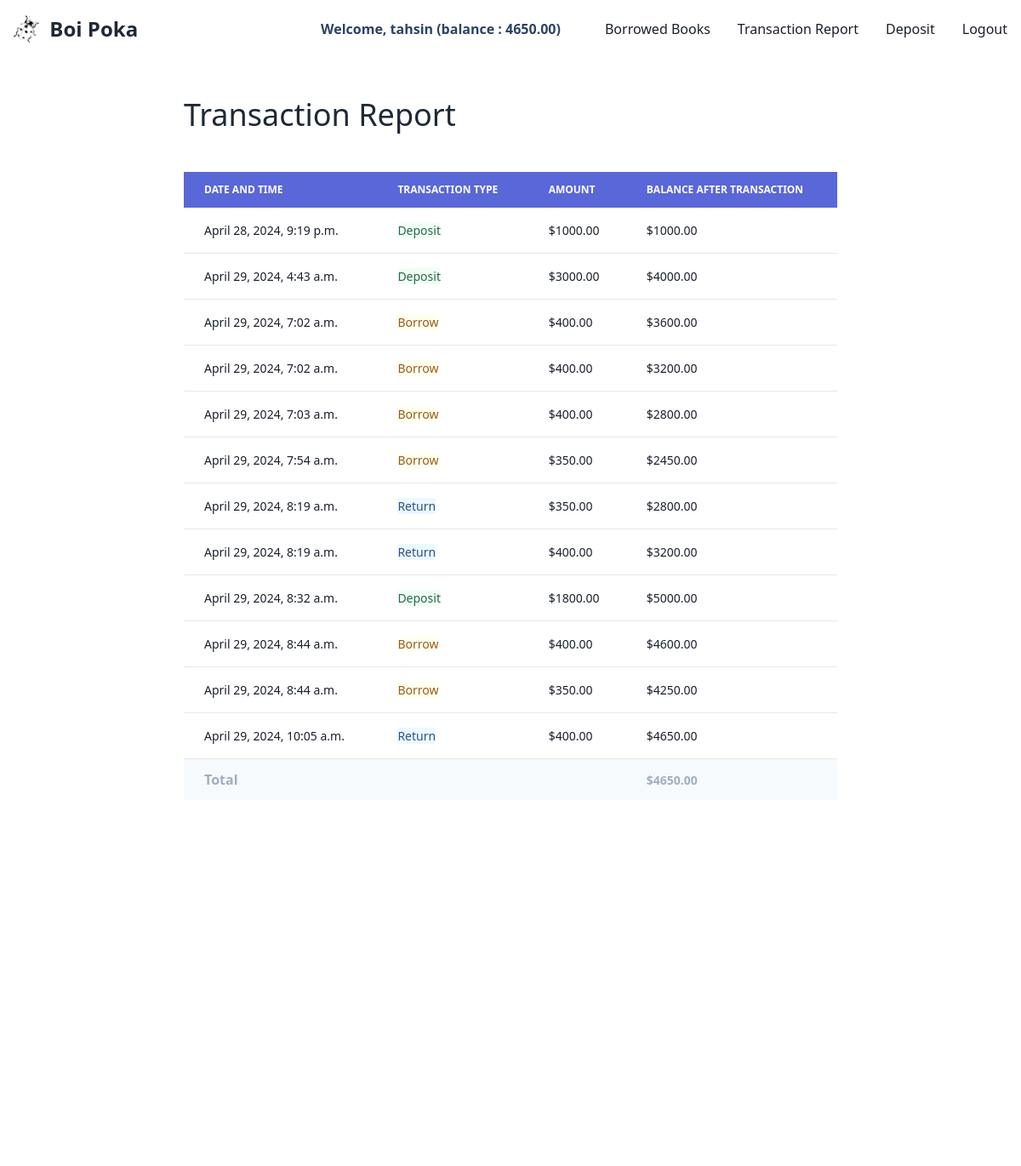
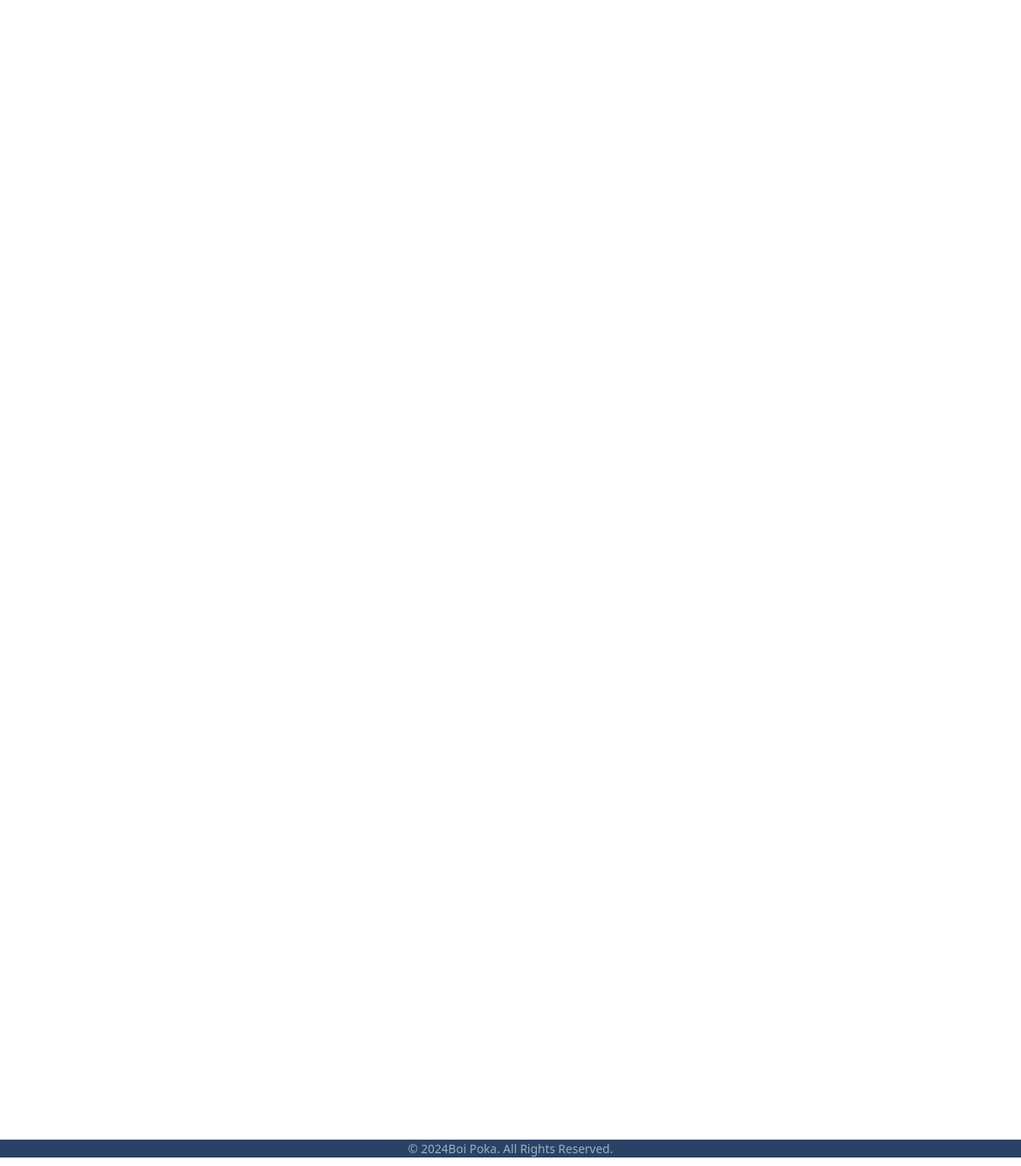
Page /transaction/transaction_report/ (signed in) on the committed database (2 pictures, top to bottom).
### accounts/models.py (models this page shows, shortened)
class UserAccount(models.Model):
    user = models.OneToOneField(User, related_name="account", on_delete=models.CASCADE)
    balance = models.DecimalField(max_digits=12, decimal_places=2, default=0)
    borrowd_books = models.ManyToManyField(Book, related_name='books')
    created_on = models.DateField(auto_now_add=True, null=True, blank=True)

### transaction/models.py (models this page shows)
class Transaction(models.Model):
    user = models.ForeignKey(UserAccount, on_delete=models.CASCADE)
    amount = models.DecimalField(max_digits=12, decimal_places=2)
    balance_after_transaction = models.DecimalField(max_digits=12, decimal_places=2)
    created_on = models.DateTimeField(auto_now_add=True, blank=True, null=True)
    transaction_type = models.IntegerField(choices=TRANSACTION_TYPES)

### transaction/views.py (the view)
# urls.py: path('transaction_report/', views.TransactionReportView.as_view(), name="transaction_report"),
class TransactionReportView(ListView, LoginRequiredMixin):
    model = Transaction
    template_name = 'transaction/report.html'
    def get_queryset(self):
        queryset = super().get_queryset().filter(
            user=self.request.user.account
        )
        return queryset
    def get_context_data(self,*args, **kwargs):
        context = super().get_context_data(*args,**kwargs)
        context['transactions'] = self.get_queryset()
        return context

### transaction/templates/transaction/report.html (shortened to what this page needs)
{% extends 'core/base.html' %}
{% block content %}
<div class="flex flex-wrap justify-center">
    <div class="flex mt-10 w-3/4">
        <div class="flex gap-10">
            <h4 class="text-4xl">Transaction Report</h4>
        </div>
    </div>
    <div class="relative overflow-x-auto w-3/4 mt-10">
        {% if transactions.all.count != 0 %}
        <table class="w-full text-sm text-left rtl:text-right text-gray-500 dark:text-gray-400">
            <thead class="text-xs uppercase text-white bg-indigo-600 dark:bg-gray-700 dark:text-gray-400">
                <tr>
                    <th scope="col" class="px-6 py-3">
                        Date and Time
                    </th>
                    <th scope="col" class="px-6 py-3">
                        Transaction Type
                    </th>
                    <th scope="col" class="px-6 py-3">
                        Amount
                    </th>
                    <th scope="col" class="px-6 py-3">
                        Balance after Transaction
                    </th>
                </tr>
            </thead>
            <tbody>
                {% for transaction in transactions %}
                <tr class="bg-white border-b dark:bg-gray-800 dark:border-gray-700 text-gray-900">
                    <th scope="row" class="px-6 py-4 font-medium text-gray-900 whitespace-nowrap dark:text-white">
                        {{transaction.created_on}}
                    </th>
                    <td class="px-6 py-4">
                        {% if transaction.transaction_type == 1 %}
                        <span class="bg-green-100 text-green-800 text-sm font-medium me-2 px-2.5 py-0.5 rounded dark:bg-green-900 dark:text-green-300">Deposit</span>
                        {% endif %}
                        {% if transaction.transaction_type == 2 %}
                        <span class="bg-yellow-100 text-yellow-800 text-sm font-medium me-2 px-2.5 py-0.5 rounded dark:bg-yellow-900 dark:text-yellow-300">Borrow</span>
                        {% endif %}
                        {% if transaction.transaction_type == 3 %}
                        <span class="bg-blue-100 text-blue-800 text-sm font-medium me-2 px-2.5 py-0.5 rounded dark:bg-blue-900 dark:text-blue-300">Return</span>
                        {% endif %}
                    </td>
                    <td class="px-6 py-4">
                        ${{transaction.amount}}
                    </td>
                    <td class="px-6 py-4">
                        ${{transaction.balance_after_transaction}}
                    </td>
                </tr>
                {% endfor %}
            </tbody>
            <tfoot>
                <tr class="font-semibold  bg-gray-100 text-slate-900">
                    <th scope="row" class="px-6 py-3 text-base">Total</th>
                    <td class="px-6 py-3"></td>
                    <td class="px-6 py-3"></td>
                    <td class="px-6 py-3">${{request.user.account.balance}}</td>
                </tr>
            </tfoot>
        </table>
        {% else %}
        <div>
            <h1 class="text-center text-2xl font-medium">No Transaction to Show</h1>
        </div>
        {% endif %}
    </div>
</div>
{% endblock %}

### core/templates/core/navbar.html (shortened to what this page needs)
{% load static %}
<nav class="bg-white border-gray-200 dark:bg-gray-900">
    <div class="max-w-screen-xl flex flex-wrap items-center justify-between mx-auto p-4">
      <a href="{% url "home" %}" class="flex items-center space-x-3 rtl:space-x-reverse">
          <img src="{% static 'images/ladybug.png' %}" class="h-8" alt="Boi Poka Logo" />
          <span class="self-center text-2xl font-semibold whitespace-nowrap dark:text-white">Boi Poka</span>
      </a>
      <div class="hidden w-full md:block md:w-auto" id="navbar-default">
        <ul class="font-medium flex flex-col p-4 md:p-0 mt-4 border border-gray-100 rounded-lg bg-gray-50 md:flex-row md:space-x-8 rtl:space-x-reverse md:mt-0 md:border-0 md:bg-white dark:bg-gray-800 md:dark:bg-gray-900 dark:border-gray-700">
          {% if user.is_authenticated %}
          <div class="text-blue-900 my-auto font-black px-5">Welcome, {{ request.user.username }} (balance : {{request.user.account.balance}}) </div>
          <li>
            <a href="{% url "borrowed_books" %}" class="block py-2 px-3 text-gray-900 rounded hover:bg-gray-100 md:hover:bg-transparent md:border-0 md:hover:text-blue-700 md:p-0 dark:text-white md:dark:hover:text-blue-500 dark:hover:bg-gray-700 dark:hover:text-white md:dark:hover:bg-transparent">Borrowed Books</a>
          </li>
          <li>
            <a href="{% url "transaction_report" %}" class="block py-2 px-3 text-gray-900 rounded hover:bg-gray-100 md:hover:bg-transparent md:border-0 md:hover:text-blue-700 md:p-0 dark:text-white md:dark:hover:text-blue-500 dark:hover:bg-gray-700 dark:hover:text-white md:dark:hover:bg-transparent">Transaction Report</a>
          </li>
          <li>
            <a href="{% url "deposit_money" %}" class="block py-2 px-3 text-gray-900 rounded hover:bg-gray-100 md:hover:bg-transparent md:border-0 md:hover:text-blue-700 md:p-0 dark:text-white md:dark:hover:text-blue-500 dark:hover:bg-gray-700 dark:hover:text-white md:dark:hover:bg-transparent">Deposit</a>
          </li>
          <li>
            <a href="{% url "logout" %}" class="block py-2 px-3 text-gray-900 rounded hover:bg-gray-100 md:hover:bg-transparent md:border-0 md:hover:text-blue-700 md:p-0 dark:text-white md:dark:hover:text-blue-500 dark:hover:bg-gray-700 dark:hover:text-white md:dark:hover:bg-transparent">Logout</a>
          </li>
          {% endif %}
        </ul>
      </div>
    </div>
</nav>

### rows in the picture
Transaction: transaction_type "Deposit"
Transaction: transaction_type "Deposit"
Transaction: transaction_type "Borrow"
Transaction: transaction_type "Borrow"
Transaction: transaction_type "Borrow"
Transaction: transaction_type "Borrow"
Transaction: transaction_type "Return"
Transaction: transaction_type "Return"
Transaction: transaction_type "Deposit"
Transaction: transaction_type "Borrow"
Transaction: transaction_type "Borrow"
Transaction: transaction_type "Return"

### other values in the picture
{{ request.user.username }} "tahsin"
{{ request.user.account.balance }} "4650.00"
